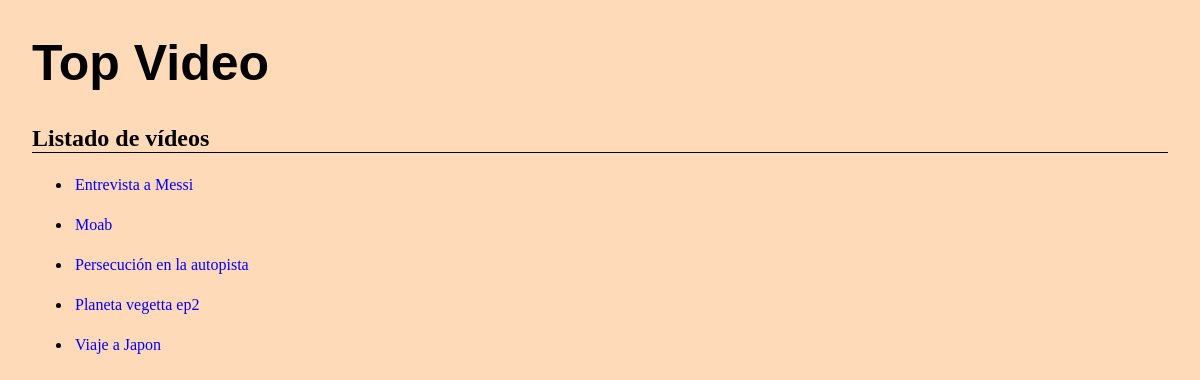
Page /appTopVideos/videos on the committed database.
### appTopVideos/models.py (models this page shows, shortened)
class Video(models.Model):
    nombre = models.CharField(max_length=50)
    creador = models.CharField(max_length=50)
    descripcion = models.CharField(max_length=200)
    categorias = models.ForeignKey('Categoria', on_delete=models.CASCADE)
    plataformas = models.ManyToManyField('Plataforma')
    fecha = models.DateTimeField(default=datetime.now, blank=True)

### appTopVideos/views.py (the view)
# urls.py: path('videos', views.index_videos, name='videos'),
def index_videos(request):
	videos = get_list_or_404(Video.objects.order_by('nombre'))
	context = {'lista_videos': videos }
	return render(request, 'videos.html', context)

### appTopVideos/templates/videos.html
{% extends "base.html" %}
{% block contenido %}
<h2>Listado de vídeos</h2>
{% if lista_videos %}
    {% for v in lista_videos %}
    <ul>
        <li>
            <a href="/appTopVideos/videos/{{ v.id }}">{{ v.nombre}}</a>
        </li>
    </ul>
    {% endfor %}
{% else %}
    <p>No hay vídeos creados.</p>
{% endif %}
{% endblock %}

### appTopVideos/static/css/styles.css (style rules this page uses)
body { background-color: peachpuff; margin-left: 2em; }
h2 { border-bottom:1px black double; margin-right: 1em; }
a { text-decoration: none; color: blue; }
li { color: black; padding: 3px; }

### rows in the picture
Video: nombre "Entrevista a Messi"
Video: nombre "Moab"
Video: nombre "Persecución en la autopista"
Video: nombre "Planeta vegetta ep2"
Video: nombre "Viaje a Japon"
